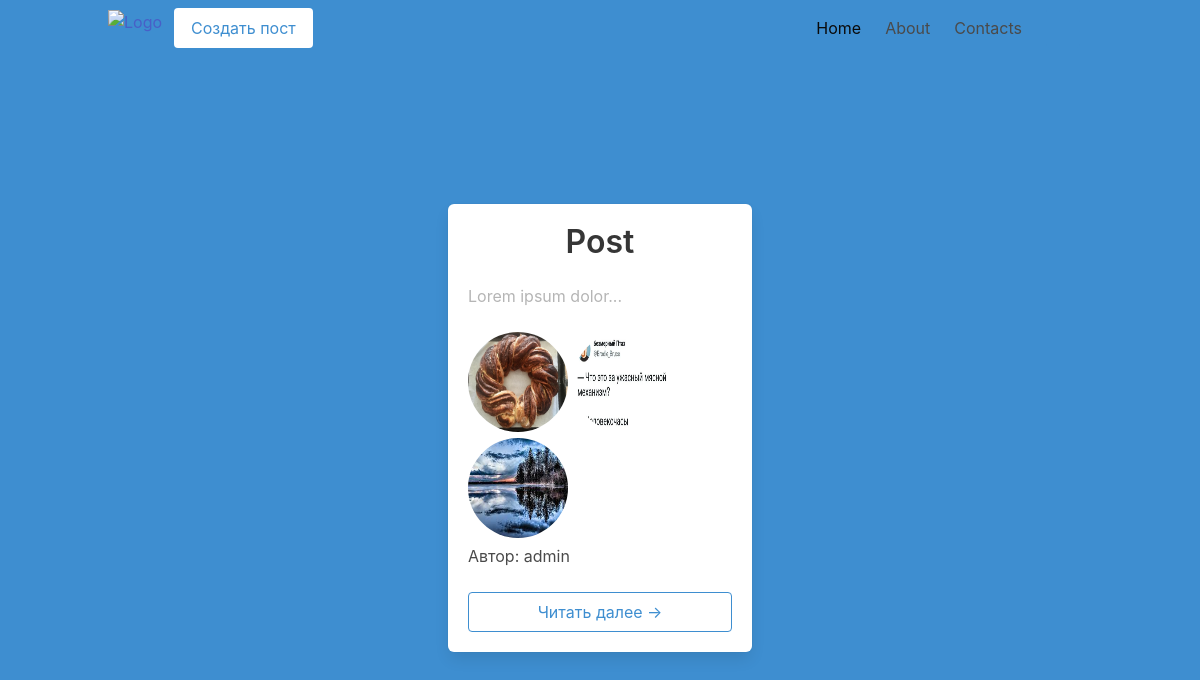
The app's page /, older data.
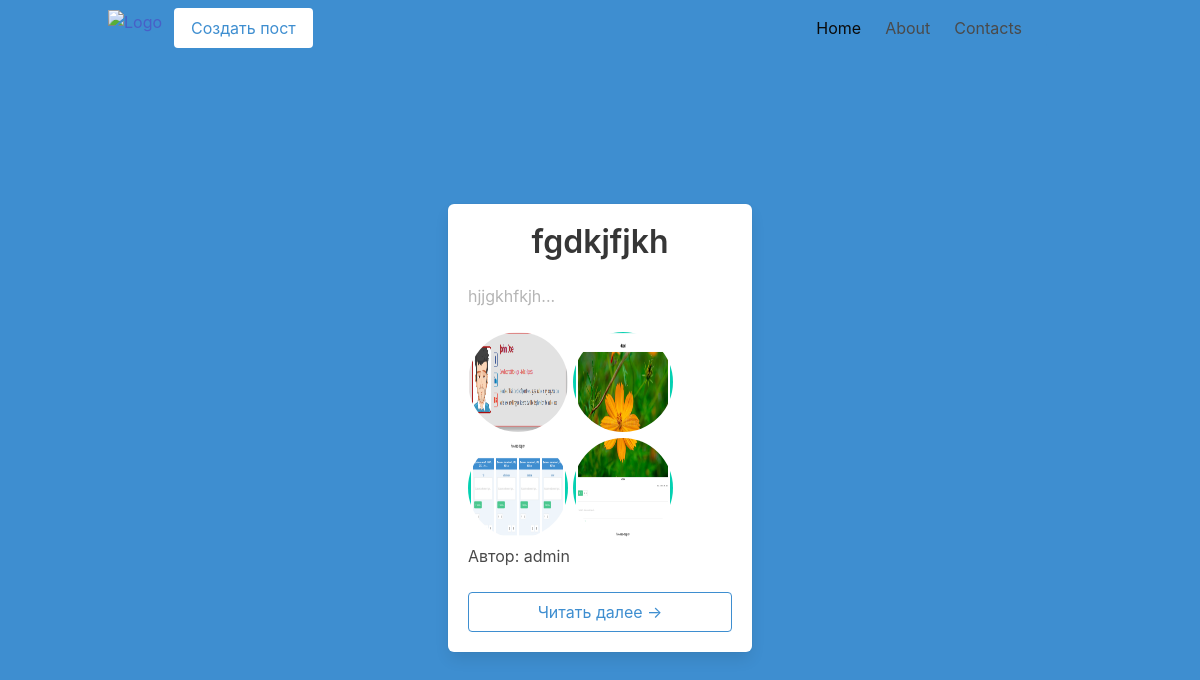
The same page, newer data.
### app/models.py (models this page shows, shortened)
class Post(models.Model):
    title = models.CharField(max_length = 255)
    content = models.TextField()
    slug = models.SlugField(unique = True)
    date_created = models.DateField(auto_now_add = True)
    update_at = models.DateTimeField(auto_now = True)
    author = models.ForeignKey(User, on_delete = models.CASCADE, null = True)
    def slice(self):
        return " ".join(self.content.split()[:3]) + "..."

class Photo (models.Model):
    image = models.ImageField(default="image.jpg", blank = True)
    post = models.ForeignKey('app.Post', null = True, on_delete = models.CASCADE)

### app/views.py (the view)
# urls.py: path('', views.index, name= 'index'),
def index(request):
    images = Photo.objects.all()
    posts = Post.objects.all()
    return render(request, 'app/index.html', {'posts':posts, "images" : images, "count":1} )

### app/templates/app/index.html
{% extends 'layout.html' %}
{% block content %}
<div class="container">
  <div class="columns is-centered is-multiline" >
      {% for post in posts%}
      <div class="column is-4">
          <div class="box" style="min-height: 200px;">
              <div class="title has-text-centered">
                  {{post.title}}
              </div>
              <div class="content has-text-grey-light">
                  {{post.slice}}
              </div>
              {% for i in images %}
              {% if i.post_id == post.id %}
                <a href="{% url 'app:post' post.slug %}"><img src="{{ i.image.url }}" alt="" style="border-radius: 50%;width: 100px; height: 100px;"></a>
              {% endif %}
              {% endfor %}
              <div class = "content"> Автор: {{post.author}}</div>
              <a href="{% url 'app:post' post.slug %}" class="button is-fullwidth is-info is-outlined is-size-6">Читать далее &#8594</a>
          </div>
      </div>
      {% endfor %}
  </div>
</div>
{% endblock %}

### app/templates/layout.html (shortened to what this page needs)
{% load static %}
<!DOCTYPE html>
<html lang="ru">
<head>
  <link rel="stylesheet" href="{% static 'style.css' %}">
</head>
<body class="hero has-background-info is-fullheight">
  <div class="hero-head">
    <header class="navbar">
      <div class="container">
        <div class="navbar-brand">
          <a href=" {%url 'app:index' %}">
            <img src="https://static.tildacdn.com/tild6631-3236-4566-a666-396338346534/623117703jpg.png" alt="Logo"
              height="60px" width="60px" style="margin-top: 10px;" />
          </a>
        </div>
        <div id="navbarMenuHeroC" class="navbar-menu">
          <div class="navbar-start">
            <div class="navbar-item">
              <div class="dropdown is-hoverable ">
                <div class="dropdown-trigger">
                  <a class="button is-info if-outlined is-inverted">
                    Создать пост
                  </a>
                </div>
              </div>
            </div>
          </div>
          <div class="navbar-end">
            <a href="/" class="navbar-item {% if request.path == '/' %} is-active {% endif %}"> Home </a>
            <a href="/about" class="navbar-item {% if request.path == '/about/' %} is-active {% endif %}"> About </a>
            <a href="/contacts" class="navbar-item {% if request.path == '/contacts/' %} is-active {% endif %}">
              Contacts </a>
            <div class="navbar-item">
              <div class="dropdown is-hoverable ">
                <div class="dropdown-trigger">
                  <a class="button is-info if-outlined">
                  </a>
                </div>
              </div>
            </div>
          </div>
        </div>
      </div>
    </header>
  </div>
  <div class="hero-body">
    {% block content %}
    {% endblock %}
  </div>
</body>
</html>

Row changes from the older to the newer data that the page shows:
removed Post: title "Post", slice "Lorem ipsum dolor...", author "admin"
removed Photo: image (picture), shown under "Post"
removed Photo: image (picture), shown under "Post"
removed Photo: image (picture), shown under "Post"
added Post: title "fgdkjfjkh", slice "hjjgkhfkjh...", author "admin"
added Photo: image (picture), shown under "fgdkjfjkh"
added Photo: image (picture), shown under "fgdkjfjkh"
added Photo: image (picture), shown under "fgdkjfjkh"
added Photo: image (picture), shown under "fgdkjfjkh"
